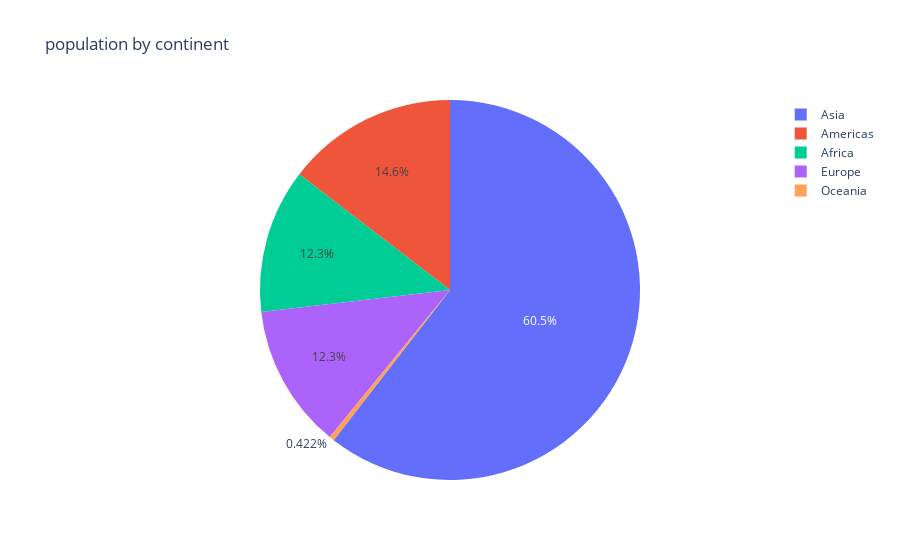

The code cell stored with this chart in its notebook:
### Code cell
px.pie(data_frame=gapminder,
       names='continent',
       values = 'pop',
       title ='population by continent',
       )

### Figure 1 — Plotly figure (JSON) as saved in the notebook; plotly's stock layout.template omitted (floating-point values rounded to 4 significant figures; data arrays with more than 128 entries replaced by an {"elided": "..."} marker saying what was removed)
{"data": [{"domain": {"x": [0, 1], "y": [0, 1]}, "hovertemplate": "continent=%{label}<br>pop=%{value}<extra></extra>", "labels": {"elided": "1704 str values"}, "legendgroup": "", "name": "", "showlegend": true, "type": "pie", "values": {"elided": "1704 int values"}}], "layout": {"legend": {"tracegroupgap": 0}, "title": {"text": "population by continent"}}}
